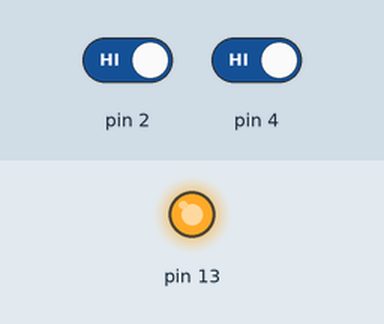
The sketch below on a simulated Arduino Uno, built with avr-gcc and run on an emulated ATmega328P. Parts: output pins drawn as LEDs (lit = HIGH). The inputs (shaded band) are chosen by the test bench; at power-on: pin 2 HIGH, pin 4 HIGH.

Above: at 1.2 s.
1.3 s: pin 2 driven LOW and pin 4 driven LOW
At 1.6 s:
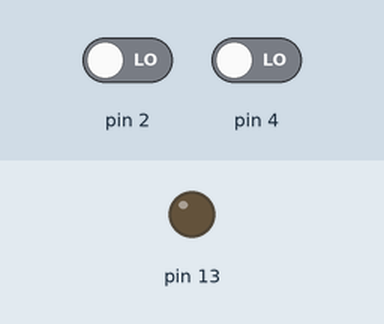
2.8 s: pin 2 driven HIGH
At 3.9 s:
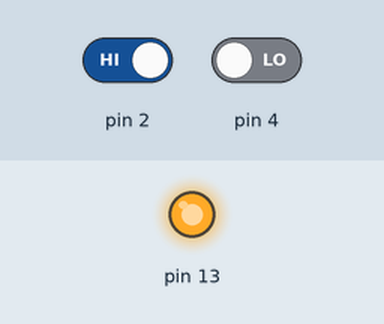
4.3 s: pin 2 driven LOW
At 5.1 s:
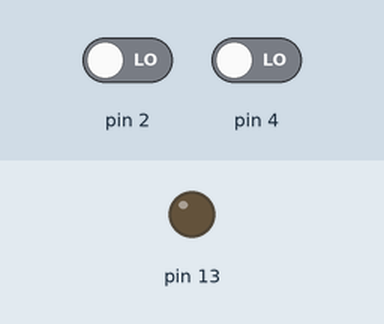
Timing chart, 0 to 7.3 s (numbered marks = the images above; inputs shaded):
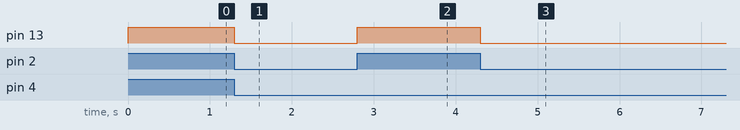

Measured:
- after the input at 1.3 s, pin 13: HIGH → LOW at once
- after the input at 2.8 s, pin 13: LOW → HIGH at once
- after the input at 4.3 s, pin 13: HIGH → LOW at once

The sketch:

nand.ino
```cpp
int estado1;
int estado2;
void setup() {
  // put your setup code here, to run once:
pinMode(2, INPUT);
pinMode(4, INPUT);
pinMode(13, OUTPUT);
}

void loop() {
  // put your main code here, to run repeatedly:
  estado1=digitalRead(2);
  estado2=digitalRead(4);
  if ((estado1==0 || estado2==0) && (estado1==1 || estado2==0) && (estado1==0 || estado2==1))
  {
    digitalWrite(13,LOW);
  }
  else
  {
    digitalWrite(13,HIGH);
  }
}
```
